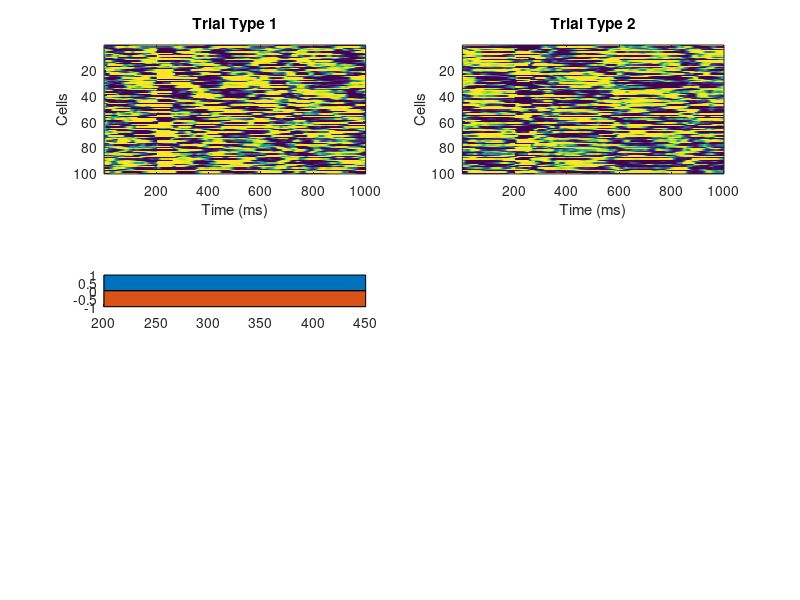

MATLAB code to generate this figure: (Note: this script raises an error after producing the figure.)
%% init
tau = 10; %ms
n_all = 100;
n_its = 1000;
n_in = 3;
pc = .1;
I0 = .001;
n_train_its = 60;
n_out = 1;
x = randn(n_all,1);
r = tanh(x);
dx = randn(n_all,1);
ei = nan(n_train_its,n_in,n_all,n_its);
eo = nan(n_train_its,n_in,n_out,n_its);
Wr = randn(n_all)/sqrt(pc*n_all);
Wi = randn(n_all,n_in);
Wo = randn(n_all,n_out)/sqrt(n_all);
% Wfb = rand(N,1)*2-1;
r_train = cell(n_in,1);
r_test = cell(n_in,1);
r_init = cell(n_in,1);
R_all = cell(n_in,1);
n_plastic = round(.6*n_all);
i_plastic = sort(randperm(n_all,n_plastic));
Po_cell = cell(n_out,n_in);
for n = 1:n_out
    for ni = 1:n_in
    Po_cell{n,ni} = eye(n_all)/(n_all);
    end
end

stim_dur = 50;
out_dur = 50;
train_window = 200;
t_on = 200;
t_off = t_on+stim_dur;
t_end = t_off+train_window;
y = zeros(n_its,n_in);
y(t_on:t_off,1) = 5;
y(t_on:t_off,2) = -5;

f = ones(n_its,2)*-.5;
f(:,2) = f(:,2)+1;
f([1:t_on t_end:end],:) = 0;

% tc = gauspuls('cutoff',100,.5,[],-40); 
% t = -tc : tc/(t_off-t_on) : tc; 
% yi = gauspuls(t,100,0.5); 
% f((t_end-size(yi,2)+1):t_end,1) = .5*(-yi)-.5;
% f((t_end-size(yi,2)+1):t_end,2) = .5*(yi)+.5;

%% record innate target
for in_idx_train = 1:2
R_all{in_idx_train} = nan(n_all,n_its);
for t = 1:n_its
    for i = 1:n_all
        dx(i) = 1/tau*(-x(i) + Wr(:,i)'*r + Wi(i,in_idx_train)*y(t,in_idx_train)');
    end
    x = x+dx;
    r = tanh(x);
    z = Wo'*r;
    R_all{in_idx_train}(:,t) = r;
end
end

%% pre train output
for in_idx_train = 1:2
I_noise = randn(n_all,n_its)*I0;    
r_init{in_idx_train} = nan(n_all,n_its);
for t = 1:n_its
    for i = 1:n_all
        dx(i) = 1/tau*(-x(i) + Wr(:,i)'*r + Wi(i,in_idx_train)*y(t,in_idx_train)' + I_noise(i,t));
    end
    x = x+dx;
    r = tanh(x);
    z = Wo'*r;
    r_init{in_idx_train}(:,t) = r;
end
end

%% training
for in_idx_train = 1:2
figure('position',[1000 100 800 900]);
subplot(3,2,1)
imagesc(R_all{1})
xlabel('Time (ms)')
ylabel('Cells')
title('Trial Type 1')
subplot(3,2,2)
imagesc(R_all{2})
xlabel('Time (ms)')
ylabel('Cells')
title('Trial Type 2')
size_P = nan(n_train_its,t_end,n_all);

for l = 1:n_train_its
I_noise = randn(n_all,n_its)*I0;    
r_train{in_idx_train} = nan(n_all,n_its);
x = randn(n_all,1);
r = tanh(x);
Wr = Wr + randn(n_all)*I0;

for t = t_on:t_end
    r_train{in_idx_train}(:,t) = r;
    
    %innate training
    ei(l,in_idx_train,:,t) = r_train{in_idx_train}(:,t) - R_all{in_idx_train}(:,t);    
    
    for i = 1:n_all        
        dx(i) = 1/tau*(-x(i) + Wr(:,i)'*r + Wi(i,in_idx_train)*y(t,in_idx_train)' + I_noise(i,t)); %+ Wfb(i)*z
    end
    x = x+dx;
    r = tanh(x);   
    
    eo(l,in_idx_train,:,t) = Wo'*r - f(t,in_idx_train);    
    for n = 1:n_out
        Po = Po_cell{n,in_idx_train};
        Po_cell{n,in_idx_train} = Po - (Po*r*r'*Po)/(1+r'*Po*r);
        Wo(:,n) = Wo(:,n) - eo(l,in_idx_train,n,t) * Po_cell{n,in_idx_train}*r;
    end
end
end


%% post train output
for in_idx = 1:2
I_noise = randn(n_all,n_its)*I0;    
r_test{in_idx} = nan(n_all,n_its);
for t = 1:n_its
    for i = 1:n_all
        dx(i) = 1/tau*(-x(i) + Wr(:,i)'*r + Wi(i,in_idx)*y(t,in_idx)' + I_noise(i,t));
    end
    x = x+dx;
    r = tanh(x);
    z = Wo'*r;
    r_test{in_idx}(:,t) = r;
end
end

for in_idx = 1:2
for sp = 1:3
subplot(7,2,6+2*sp+in_idx-2)
hold on
h1 = area([t_on t_end],[1 1]);
h2 = area([t_on t_end],[-1 -1]);
h1(:).FaceColor = [.7 .7 .7];
h1(:).EdgeColor = 'none';
h1(:).FaceAlpha = .5;
h2(:).FaceColor = [.7 .7 .7];
h2(:).EdgeColor = 'none';
h2(:).FaceAlpha = .5;
plot(R_all{in_idx}(sp,:),'b')
plot(r_test{in_idx}(sp,:),'r')
plot([t_on t_on],[-1 1],'-k')
plot([t_off t_off],[-1 1],'-k')
title(['Cell ' num2str(sp)])
set(gca,'xtick',[],'ytick',[])
ylabel('Event Rate')
end

subplot(7,2,12+in_idx)
hold on
h1 = area([t_on t_end],[1 1]);
h2 = area([t_on t_end],[-1 -1]);
h1(:).FaceColor = [.7 .7 .7];
h1(:).EdgeColor = 'none';
h1(:).FaceAlpha = .5;
h2(:).FaceColor = [.7 .7 .7];
h2(:).EdgeColor = 'none';
h2(:).FaceAlpha = .5;
plot(f(:,in_idx),'b')
plot(Wo'*r_test{in_idx},'r')
plot([t_on t_on],[-1 1],'-k')
plot([t_off t_off],[-1 1],'-k')
ylim([-1 1])
title('Output')
set(gca,'xtick',[],'ytick',[])
ylabel('Event Rate')
end
end